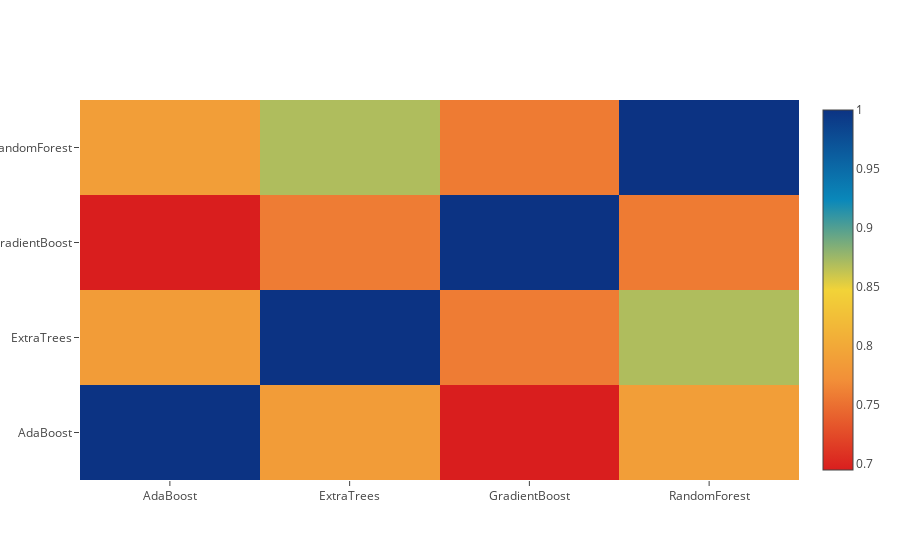

The notebook cell saved with this chart:
### Markdown cell above
**Correlation Heatmap of the Second Level Training set**

### Code cell
data = [
    go.Heatmap(
        z= base_predictions_train.astype(float).corr().values ,
        x=base_predictions_train.columns.values,
        y= base_predictions_train.columns.values,
          colorscale='Portland',
            showscale=True,
            reversescale = True
    )
]
py.iplot(data, filename='labelled-heatmap')

### Figure 1 — Plotly figure (JSON) as saved in the notebook; plotly's stock layout.template omitted (floating-point values rounded to 4 significant figures)
{"data": [{"colorscale": "Portland", "reversescale": true, "showscale": true, "type": "heatmap", "x": ["AdaBoost", "ExtraTrees", "GradientBoost", "RandomForest"], "y": ["AdaBoost", "ExtraTrees", "GradientBoost", "RandomForest"], "z": [[1, 0.786, 0.6947, 0.7877], [0.786, 1, 0.7583, 0.8692], [0.6947, 0.7583, 1, 0.7573], [0.7877, 0.8692, 0.7573, 1]]}], "layout": {}}
